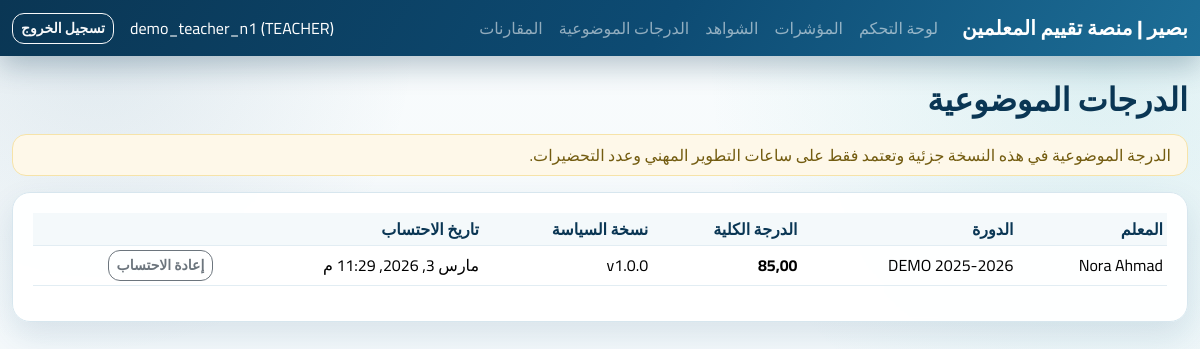
/objective-scores/ (signed in), run on the app's committed database.
### apps/accounts/models.py (models this page shows)
class User(AbstractUser):
    class Role(models.TextChoices):
        TEACHER = "TEACHER", "Teacher"
        LEADER = "LEADER", "Leader"
        ADMIN = "ADMIN", "Admin"
    role = models.CharField(max_length=16, choices=Role.choices, default=Role.TEACHER)
    school = models.ForeignKey("schools.School", null=True, blank=True, on_delete=models.SET_NULL)
    class Meta:
        indexes = [models.Index(fields=["role", "school"])]

### apps/objective_scoring/models.py (models this page shows)
class ObjectiveScore(models.Model):
    teacher = models.ForeignKey("teachers.Teacher", on_delete=models.CASCADE, related_name="objective_scores")
    cycle = models.ForeignKey("cycles.EvaluationCycle", on_delete=models.CASCADE, related_name="objective_scores")
    objective_total = models.DecimalField(max_digits=5, decimal_places=2)
    breakdown_json = models.JSONField(default=dict)
    policy_version = models.CharField(max_length=20)
    computed_at = models.DateTimeField(auto_now=True)
    class Meta:
        constraints = [
            models.UniqueConstraint(fields=["teacher", "cycle"], name="uq_objective_teacher_cycle"),
            models.CheckConstraint(check=models.Q(objective_total__gte=0, objective_total__lte=100), name="ck_objective_total_0_100"),
        ]
        indexes = [models.Index(fields=["cycle", "policy_version"])]

### apps/teachers/models.py (models this page shows)
class Teacher(models.Model):
    user = models.OneToOneField("accounts.User", on_delete=models.CASCADE, related_name="teacher_profile")
    school = models.ForeignKey("schools.School", on_delete=models.PROTECT, related_name="teachers")
    employee_id = models.CharField(max_length=50, unique=True)
    is_active = models.BooleanField(default=True)
    created_at = models.DateTimeField(auto_now_add=True)
    class Meta:
        indexes = [models.Index(fields=["school", "employee_id"])]
    def __str__(self) -> str:
        return self.user.get_full_name() or self.user.username

### apps/cycles/models.py (models this page shows, shortened)
class EvaluationCycle(models.Model):
    school = models.ForeignKey("schools.School", on_delete=models.CASCADE, related_name="cycles")
    name = models.CharField(max_length=100)
    start_date = models.DateField()
    end_date = models.DateField()
    is_active = models.BooleanField(default=True)
    created_at = models.DateTimeField(auto_now_add=True)
    class Meta:
        constraints = [
            models.UniqueConstraint(fields=["school", "name"], name="uq_cycle_school_name"),
            models.CheckConstraint(check=models.Q(end_date__gte=models.F("start_date")), name="ck_cycle_dates_order"),
        ]
        indexes = [models.Index(fields=["school", "is_active"])]

### apps/ui/views.py (the view)
# urls.py: path("objective-scores/", views.objective_scores_page, name="objective-scores"),
@login_required
def objective_scores_page(request: HttpRequest) -> HttpResponse:
    scores = (
        _by_role_queryset(request.user, ObjectiveScore)
        .select_related("teacher", "teacher__user", "cycle")
        .order_by("-computed_at")
    )
    return render(request, "ui/objective_scores.html", {"scores": scores})

### apps/ui/views.py (called while the page is built)
def _by_role_queryset(user: User, model, teacher_lookup: str = "teacher"):
    qs = model.objects.all()
    if user.role == User.Role.ADMIN:
        return qs
    if user.role == User.Role.LEADER:
        return qs.filter(**{f"{teacher_lookup}__school": user.school})
    return qs.filter(**{f"{teacher_lookup}__user": user})

### apps/ui/templates/ui/objective_scores.html (shortened to what this page needs)
{% extends "ui/base.html" %}
{% block content %}
<h2 class="mb-3">الدرجات الموضوعية</h2>
<div class="alert alert-warning py-2">
  الدرجة الموضوعية في هذه النسخة جزئية وتعتمد فقط على ساعات التطوير المهني وعدد التحضيرات.
</div>
<div class="card">
  <div class="card-body">
    <div class="table-responsive">
      <table class="table table-sm align-middle">
        <thead><tr><th>المعلم</th><th>الدورة</th><th>الدرجة الكلية</th><th>نسخة السياسة</th><th>تاريخ الاحتساب</th><th></th></tr></thead>
        <tbody>
        {% for row in scores %}
          <tr>
            <td>{{ row.teacher }}</td>
            <td>{{ row.cycle.name }}</td>
            <td><strong>{{ row.objective_total }}</strong></td>
            <td>{{ row.policy_version }}</td>
            <td>{{ row.computed_at }}</td>
            <td>
              <form method="post" action="{% url 'ui:objective-recompute' row.teacher_id row.cycle_id %}">
                <button class="btn btn-outline-secondary btn-sm" type="submit">إعادة الاحتساب</button>
              </form>
            </td>
          </tr>
        {% empty %}
          <tr><td colspan="6" class="text-muted">لا توجد درجات موضوعية متاحة.</td></tr>
        {% endfor %}
        </tbody>
      </table>
    </div>
  </div>
</div>
{% endblock %}

### apps/ui/templates/ui/base.html (shortened to what this page needs)
<!doctype html>
<html lang="ar" dir="rtl">
<head>
  <link href="https://cdn.jsdelivr.net/npm/bootstrap@5.3.3/dist/css/bootstrap.rtl.min.css" rel="stylesheet">
</head>
<body>
  <nav class="navbar navbar-expand-lg navbar-dark">
    <div class="container-fluid">
      <a class="navbar-brand" href="{% url 'ui:dashboard' %}">بصير | منصة تقييم المعلمين</a>
      <div class="collapse navbar-collapse show">
        <ul class="navbar-nav me-auto mb-2 mb-lg-0">
          <li class="nav-item"><a class="nav-link" href="{% url 'ui:dashboard' %}">لوحة التحكم</a></li>
          <li class="nav-item"><a class="nav-link" href="{% url 'ui:metrics' %}">المؤشرات</a></li>
          {% if request.user.role == 'TEACHER' %}
            <li class="nav-item"><a class="nav-link" href="{% url 'ui:evidences' %}">الشواهد</a></li>
          {% endif %}
          <li class="nav-item"><a class="nav-link" href="{% url 'ui:objective-scores' %}">الدرجات الموضوعية</a></li>
          <li class="nav-item"><a class="nav-link" href="{% url 'ui:comparisons' %}">المقارنات</a></li>
        </ul>
        <span class="navbar-text text-white me-3">
          {{ request.user.username }} ({{ request.user.role }})
        </span>
        <form action="{% url 'ui:logout' %}" method="post">
          <button class="btn btn-outline-light btn-sm" type="submit">تسجيل الخروج</button>
        </form>
      </div>
    </div>
  </nav>
  <main class="container my-4">
    {% block content %}{% endblock %}
  </main>
</body>
</html>

### apps/ui/templates/ui/base.html (style rules this page uses)
:root { --brand-navy: #0d4b73; --brand-navy-deep: #0a3654; --brand-teal: #2aa7b0; --brand-teal-soft: #66cbd0; --ink: #163d56; --ink-soft: #5f7a8d; --surface: #ffffff; --surface-soft: #f4f9fb; --line: #d7e6ee; --shadow: 0 14px 32px rgba(13, 75, 115, 0.12); }
body { font-family: "Cairo", sans-serif; color: var(--ink); background: radial-gradient(circle at 92% 8%, rgba(42, 167, 176, 0.13), transparent 30%), radial-gradient(circle at 8% 4%, rgba(13, 75, 115, 0.1), transparent 24%), linear-gradient(180deg, #f9fcfd 0%, #eef5f9 100%); min-height: 100vh; }
h1, h2, h3, h4, h5, h6 { font-weight: 700; color: var(--brand-navy-deep); }
.navbar { background: linear-gradient(120deg, var(--brand-navy-deep), var(--brand-navy) 55%, #1d6e97); box-shadow: 0 10px 28px rgba(10, 54, 84, 0.28); }
.navbar-brand { font-weight: 800; letter-spacing: 0.2px; }
.navbar-nav .nav-link { border-radius: 10px; padding-inline: 10px; transition: background-color 0.2s ease, color 0.2s ease; }
main.container { max-width: 1280px; }
.card { border: 1px solid var(--line); border-radius: 18px; box-shadow: var(--shadow); background: rgba(255, 255, 255, 0.94); backdrop-filter: blur(2px); }
.card .card-body { padding: 1.2rem 1.25rem; }
.table { --bs-table-bg: transparent; --bs-table-border-color: #e2edf3; color: var(--ink); }
.table thead th { background: var(--surface-soft); color: var(--brand-navy-deep); border-bottom-width: 1px; font-weight: 700; }
.btn { border-radius: 12px; font-weight: 700; box-shadow: none; }
.alert { border-radius: 14px; border-width: 1px; }
.alert-warning { background: #fef8e9; border-color: #f6e3a9; color: #735c10; }

### data on the page
User: user.username "demo_teacher_n1", user.role "TEACHER"
ObjectiveScore: teacher "Nora Ahmad", cycle.name "DEMO 2025-2026", objective_total "85,00", policy_version "v1.0.0", computed_at "مارس 3, 2026, 11:29 م"
